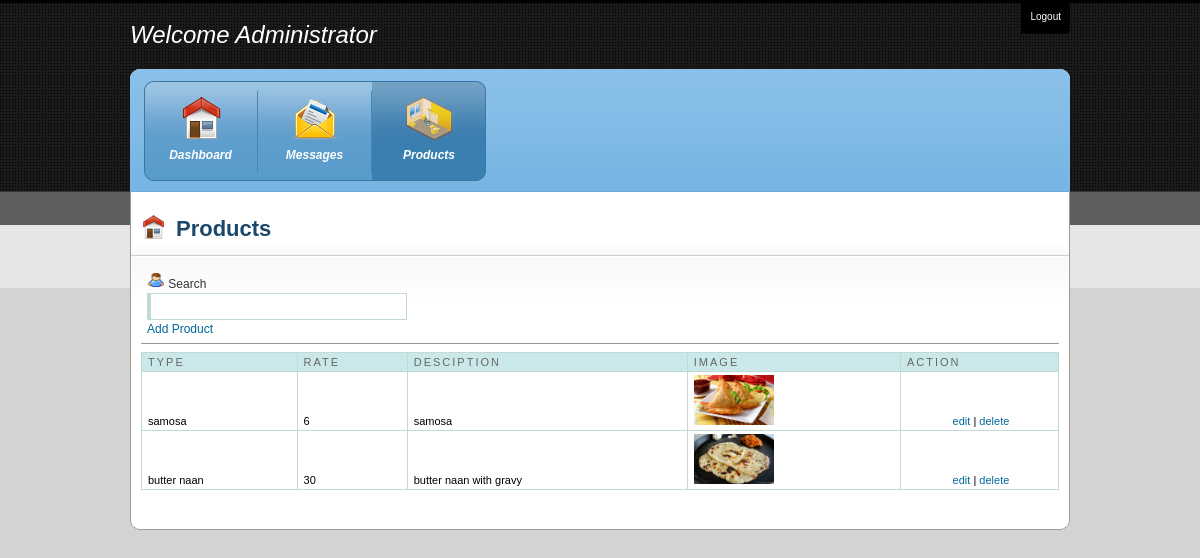
/admin/products.php (signed in), run on the app's committed database.
### tables this page shows
CREATE TABLE IF NOT EXISTS `internet_shop` (
  `id` int(6) NOT NULL AUTO_INCREMENT,
  `img` varchar(32) NOT NULL DEFAULT '',
  `name` varchar(64) NOT NULL DEFAULT '',
  `description` text NOT NULL,
  `price` double NOT NULL DEFAULT '0',
  PRIMARY KEY (`id`),
  UNIQUE KEY `img` (`img`)
);

### admin/products.php (the view, shortened to what this page needs)
<!DOCTYPE html PUBLIC "-//W3C//DTD XHTML 1.0 Transitional//EN" "http://www.w3.org/TR/xhtml1/DTD/xhtml1-transitional.dtd">
<html xmlns="http://www.w3.org/1999/xhtml">
<head>
<link rel="stylesheet" type="text/css" href="css/960.css" />
<link rel="stylesheet" type="text/css" href="css/reset.css" />
<link rel="stylesheet" type="text/css" href="css/text.css" />
<link rel="stylesheet" type="text/css" href="css/blue.css" />
<link type="text/css" href="css/smoothness/ui.css" rel="stylesheet" />
<link rel="stylesheet" href="febe/style.css" type="text/css" media="screen" charset="utf-8">
<link href="src/facebox.css" media="screen" rel="stylesheet" type="text/css" />
</head>
<body>
<div class="container_16" id="wrapper">
      <div style="position:relative;">
	<div class="grid_8" id="logo">Welcome Administrator</div>
    <div class="grid_8">
      <div id="user_tools"><span><a href="../index.php">Logout</a></span></div>
    </div>
<div class="grid_16" id="header">
<div id="menu">
	<ul class="group" id="menu_group_main">
		<li class="item first" id="one"><a href="index.php" class="main"><span class="outer"><span class="inner dashboard">Dashboard</span></span></a></li>
		<li class="item middle" id="four"><a href="message.php" class="main"><span class="outer"><span class="inner media_library">Messages</span></span></a></li>
		<li class="item last" id="eight"><a href="rooms.php" class="main current"><span class="outer"><span class="inner settings">Products</span></span></a></li>
    </ul>
</div>
</div>
    <div class="grid_16" id="content">
    <div class="grid_9">
    <h1 class="dashboard">Products</h1>
    </div>
    <div id="portlets">
		<div class="portlet">
			<div class="portlet-header fixed"><img src="images/icons/user.gif" width="16" height="16" alt="Latest Registered Users" />
			<label for="filter">Search</label> <input type="text" name="filter" value="" id="filter" />
			<a rel="facebox" href="addproduct.php">Add Product</a>
			</div>
			<div class="portlet-content nopadding">
			<form action="" method="post">
					<table cellpadding="1" cellspacing="1" id="resultTable">
						<thead>
							<tr>
								<th  style="border-left: 1px solid #C1DAD7"> Type </th>
								<th> Rate </th>
								<th> Desciption </th>
								<th> Image </th>
								<th> Action </th>
							</tr>
						</thead>
						<tbody>
						<?php
							$result = mysql_query("SELECT * FROM internet_shop");
							while($row = mysql_fetch_array($result))
								{
									echo '<tr class="record">';
									echo '<td style="border-left: 1px solid #C1DAD7;">'.$row['name'].'</td>';
									echo '<td><div align="left">'.$row['price'].'</div></td>';
									echo '<td><div align="left">'.$row['description'].'</div></td>';
									echo '<td><a rel="facebox" href="editproductimage.php?id='.$row['id'].'"><img src="../store/img/products/'.$row['img'].'" width="80" height="50"></a></td>';
									echo '<td><div align="center"><a rel="facebox" href="editproductetails.php?id='.$row['id'].'">edit</a> | <a href="#" id="'.$row['id'].'" class="delbutton" title="Click To Delete">delete</a></div></td>';
									echo '</tr>';
								}
							?>
						</tbody>
					</table>
			</form>
			</div>
		</div>
   </div>
  </div>
</div>
</div>
<div class="container_16" id="footer">
</body>
</html>

### admin/css/960.css (style rules this page uses)
.container_12,.container_16 { margin-left:auto;margin-right:auto;width:960px }
.grid_1,.grid_2,.grid_3,.grid_4,.grid_5,.grid_6,.grid_7,.grid_8,.grid_9,.grid_10,.grid_11,.grid_12,.grid_13,.grid_14,.grid_15,.grid_16 { display:inline;float:left;margin-left:10px;margin-right:10px }
.container_12 .grid_6,.container_16 .grid_8 { width:460px }
.container_12 .grid_12,.container_16 .grid_16 { width:940px }
.container_16 .grid_9 { width:520px }

### admin/css/text.css (style rules this page uses)
body { font:13px/1.5 "Trebuchet MS", Arial, Helvetica, sans-serif }
h1 { font-size:25px }
ul { list-style:disc }
li { margin-left:0px }
p,dl,hr,h1,h2,h3,h4,h5,h6,ol,ul,pre,table,address,fieldset { margin-bottom:20px }

### admin/css/blue.css (style rules this page uses)
body { background:url(../images/bg.gif) repeat-x left top #d4d3d3; font-family:"Trebuchet MS", Arial, Helvetica, sans-serif; font-size: 13px; color: #333; }
a, a:active, a:link, a:visited { text-decoration:none; color: #069; }
#logo { font-size:24px; font-style:italic; font-weight:normal; color:white; line-height:69px; }
#header { background:url(../images/bg_header_blue.gif) left top no-repeat; height:123px; }
#content { background:url(../images/bg_content.gif) left top repeat-x #FFFFFF; width:938px !important; border-left:1px solid #9c9c9c; border-right:1px solid #9c9c9c; padding: 10px 0px; }
#wrapper { padding-bottom:10px !important; background:url(../images/bg_content_bottom.gif) center bottom no-repeat; }
#footer { text-align:center; padding:15px 0px; color: #666; font-size:11px; }
.nopadding { padding:0px !important; }
h1 { font-size:22px; color: #1b486a; display: block; margin-top: 10px; }
h1.dashboard { background:url(../images/icon_dashboard_small.gif) left 3px no-repeat; padding-left:35px; }
#user_tools { background:url(../images/bg_usertools_right.gif) right top no-repeat; height:34px; padding-right:9px; float:right; }
#user_tools span { background:url(../images/bg_usertools_left.gif) left top no-repeat #000000; height:34px; padding-left:9px; line-height: 34px; font-size:10px; color: #b0b0b0; display:block; float:right; }
#user_tools a { color: #FFF; text-decoration:none; }
#menu { float: left; }
#menu ul.group { margin: 12px 0px 0px 14px; padding: 0px 0px 0px; list-style: none; float: left; z-index:4; }
#menu ul.group li { display: inline; float: left; position: static; z-index: 5; margin-left:0px !important; }
#menu ul.group li a { display: block; float: left; height: 100px; width: 114px; overflow:hidden; font-size: 12px; font-weight: bold; font-style: italic; color: white; text-decoration:none; text-align:center; z-index:6; }
#menu ul.group li a * { cursor: pointer; }
#menu ul.group li a span.outer { display: block; height: 90px; padding-top: 10px }
#menu ul.group li a span.inner { display: block; padding: 55px 10px 9px 10px; white-space: nowrap; background-repeat: no-repeat; background-position: 50% 3px; }
#menu ul.group li a { background:url('../images/navigation_background_blue.gif') repeat-x top left; }
#menu ul.group li.first a { background:url('../images/navigation_first_blue.gif') no-repeat top left; }
#menu ul.group li.last a { background:url('../images/navigation_last_blue.gif') no-repeat top right; }
#menu ul.group li.last a span.inner { border: none !important; }
#menu ul.group li a.current { background-position: bottom left; text-decoration: none; }
#menu ul.group li.last a.current { background-position: bottom right; }
#menu ul.group li a span.inner { border-right: 1px solid #4985b2; }
#menu .dashboard { background-image: url(../images/icon_dashboard.png); background-repeat: no-repeat; }
#menu .media_library { background-image: url(../images/icon_media.png); background-repeat: no-repeat; }
#menu .settings { background-image: url(../images/icon_settings.png); background-repeat: no-repeat; }
#portlets { padding:0px 10px; }
.portlet { margin: 0 0em 1em 0; }
.portlet-header { margin: 0em; padding-bottom: 5px; padding-left: 6px; padding-top:4px; padding-right:6px; font-size:12px; border: none !important; color: #333 !important; font-family:"Trebuchet MS", Arial, Helvetica, sans-serif; cursor:move; }
.portlet-header img { width:18px; margin-top:3px; }
#portlets .fixed { cursor:auto; }
.portlet-content { padding: 0.8em; font-size:12px !important; color: #333; border-top:1px solid #999 !important; font-family:"Trebuchet MS", Arial, Helvetica, sans-serif; }
input[type=text] { display:block !important; }

### data on the page
internet_shop: name "samosa", price "6", description "samosa", img (placeholder picture)
internet_shop: name "butter naan", price "30", description "butter naan with gravy", img (picture)
